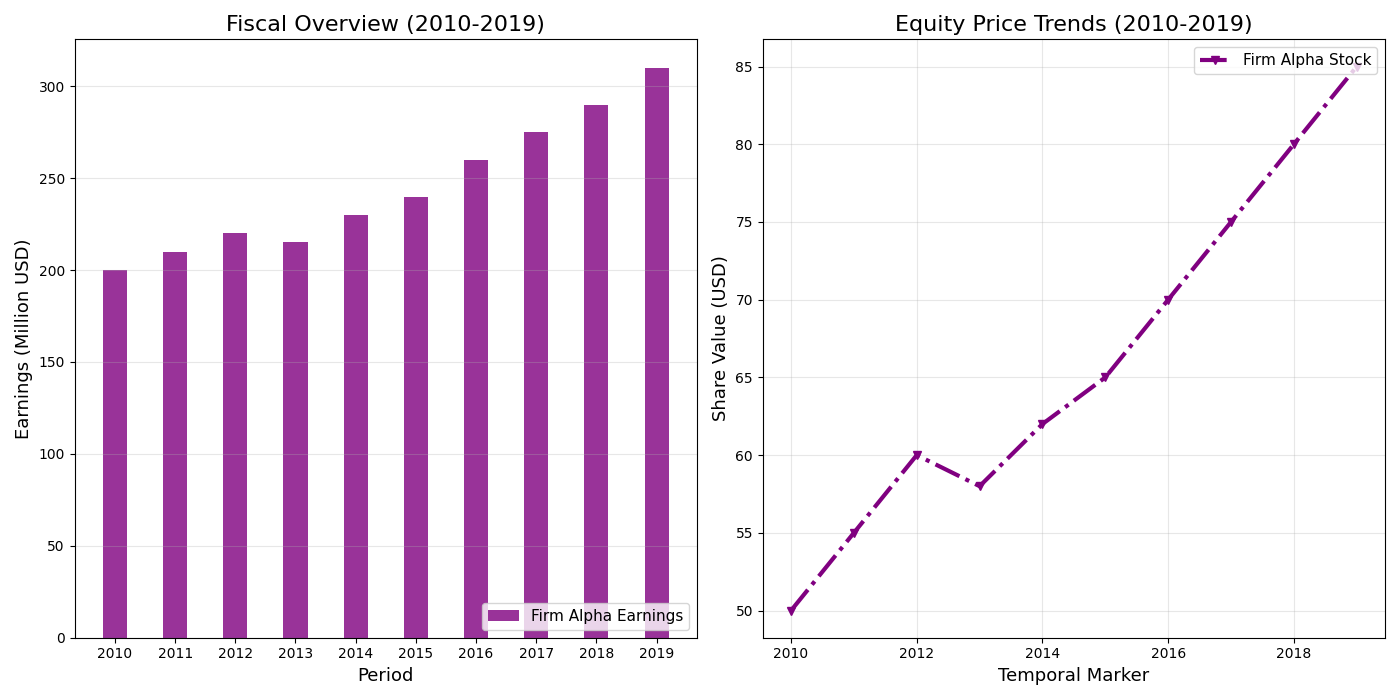

The script that drew this image:
import matplotlib.pyplot as plt
import numpy as np

# Data creation
years = np.arange(2010, 2020)

company_a_stock = [50, 55, 60, 58, 62, 65, 70, 75, 80, 85]

company_a_revenue = [200, 210, 220, 215, 230, 240, 260, 275, 290, 310]

fig, (ax1, ax2) = plt.subplots(1, 2, figsize=(14, 7))

# Bar chart
ax1.bar(np.arange(len(company_a_revenue)), company_a_revenue, width=0.4, color='purple', alpha=0.8, label='Firm Alpha Earnings')

ax1.set_title('Fiscal Overview (2010-2019)', fontsize=16, fontweight='normal')
ax1.set_xlabel('Period', fontsize=13)
ax1.set_ylabel('Earnings (Million USD)', fontsize=13)
ax1.set_xticks(np.arange(len(company_a_revenue)))
ax1.set_xticklabels(years)
ax1.legend(loc='lower right', fontsize=11)
ax1.grid(True, linestyle='-', alpha=0.3, axis='y')

# Line chart
ax2.plot(years, company_a_stock, label='Firm Alpha Stock', color='purple', marker='v', linestyle='-.', linewidth=3)

ax2.set_title('Equity Price Trends (2010-2019)', fontsize=16, fontweight='normal')
ax2.set_xlabel('Temporal Marker', fontsize=13)
ax2.set_ylabel('Share Value (USD)', fontsize=13)
ax2.legend(loc='upper right', fontsize=11)
ax2.grid(True, linestyle='-', alpha=0.3)

plt.tight_layout()
plt.show()
